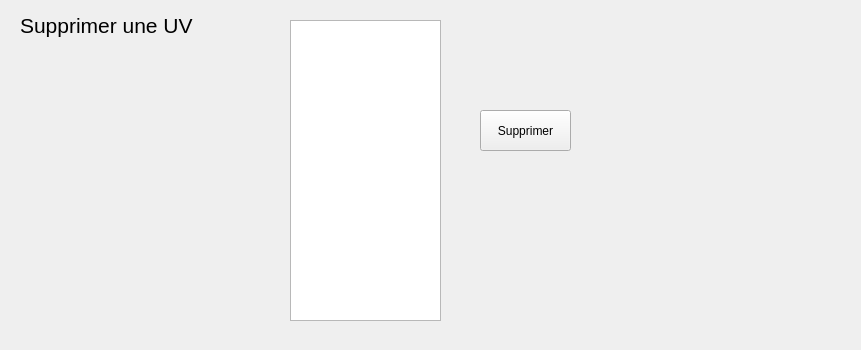
     <widget class="QWidget" name="supprimer_uv">
      <property name="geometry">
       <rect>
        <x>0</x>
        <y>0</y>
        <width>861</width>
        <height>350</height>
       </rect>
      </property>
      <attribute name="label">
       <string>Supprimer une UV</string>
      </attribute>
      <widget class="QPushButton" name="supprimer_uv_2">
       <property name="geometry">
        <rect>
         <x>480</x>
         <y>110</y>
         <width>91</width>
         <height>41</height>
        </rect>
       </property>
       <property name="text">
        <string>Supprimer</string>
       </property>
      </widget>
      <widget class="QListWidget" name="liste_suppr_uv">
       <property name="geometry">
        <rect>
         <x>290</x>
         <y>20</y>
         <width>151</width>
         <height>301</height>
        </rect>
       </property>
      </widget>
      <widget class="QLabel" name="titre_suppr_uv">
       <property name="geometry">
        <rect>
         <x>20</x>
         <y>10</y>
         <width>181</width>
         <height>31</height>
        </rect>
       </property>
       <property name="font">
        <font>
         <pointsize>16</pointsize>
        </font>
       </property>
       <property name="text">
        <string>Supprimer une UV</string>
       </property>
      </widget>
      <widget class="QLabel" name="message_suppr_uv">
       <property name="geometry">
        <rect>
         <x>500</x>
         <y>40</y>
         <width>341</width>
         <height>16</height>
        </rect>
       </property>
       <property name="text">
        <string/>
       </property>
      </widget>
     </widget>
